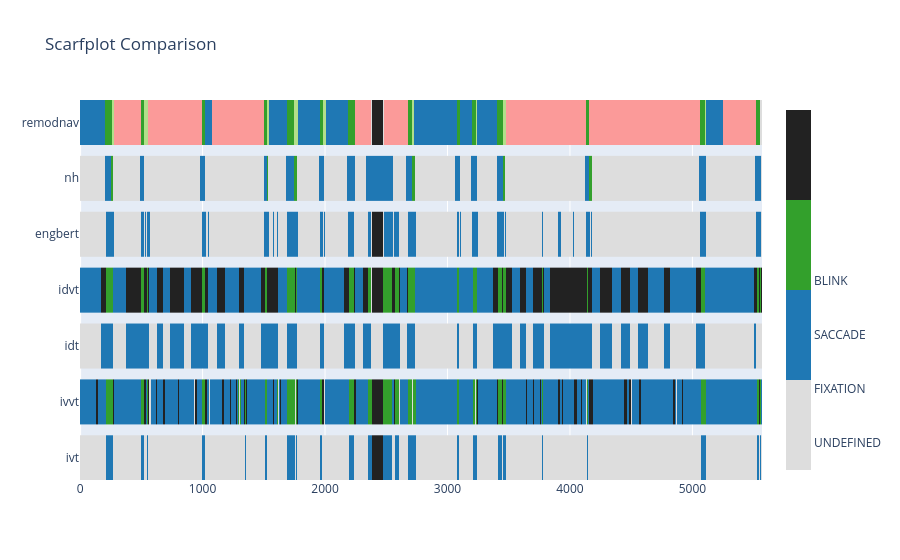

Notebook source saved alongside this figure:
### Markdown cell above
Each row is an `EventLabelEnum` value (0=UNDEFINED, 1=FIXATION, 2=SACCADE, 3=PSO, 4=SMOOTH_PURSUIT,
5=BLINK). Notice only `ivvt`, `idvt`, and `remodnav` ever produce label 4 (smooth pursuit) — the others simply
don't model that event type. A quick visual comparison (full visualization coverage is in notebooks 10-11):

### Code cell
peyes.visualize.scarfplot_comparison_figure(
    d["t"], *results.values(), names=list(results.keys()),
)

### Figure 1 — Plotly figure (JSON) as saved in the notebook; plotly's stock layout.template omitted (floating-point values rounded to 4 significant figures; data arrays with more than 128 entries replaced by an {"elided": "..."} marker saying what was removed)
{"data": [{"colorbar": {"len": 1, "thickness": 25, "ticktext": ["UNDEFINED", "FIXATION", "SACCADE", "BLINK"], "tickvals": [0.375, 1.125, 1.875, 2.625]}, "colorscale": [[0, "rgb(221, 221, 221)"], [0.25, "rgb(221, 221, 221)"], [0.25, "rgb(31, 120, 180)"], [0.5, "rgb(31, 120, 180)"], [0.5, "rgb(51, 160, 44)"], [0.75, "rgb(51, 160, 44)"], [0.75, "rgb(34, 34, 34)"], [1, "rgb(34, 34, 34)"]], "showscale": true, "type": "heatmap", "x": {"elided": "2784 float values"}, "y": [0, 1], "z": {"elided": "1x2784 int values"}, "zmax": 5, "zmin": 0}, {"colorbar": {"len": 1, "thickness": 25, "ticktext": ["UNDEFINED", "FIXATION", "SACCADE", "SMOOTH_PURSUIT", "BLINK"], "tickvals": [0.4, 1.2, 2.0, 2.8, 3.6]}, "colorscale": [[0, "rgb(221, 221, 221)"], [0.2, "rgb(221, 221, 221)"], [0.2, "rgb(31, 120, 180)"], [0.4, "rgb(31, 120, 180)"], [0.4, "rgb(51, 160, 44)"], [0.6, "rgb(51, 160, 44)"], [0.6, "rgb(251, 154, 153)"], [0.8, "rgb(251, 154, 153)"], [0.8, "rgb(34, 34, 34)"], [1, "rgb(34, 34, 34)"]], "showscale": false, "type": "heatmap", "x": {"elided": "2784 float values"}, "y": [1.25, 2.25], "z": {"elided": "1x2784 int values"}, "zmax": 5, "zmin": 0}, {"colorbar": {"len": 1, "thickness": 25, "ticktext": ["UNDEFINED", "FIXATION", "SACCADE"], "tickvals": [0.3333, 1.0, 1.667]}, "colorscale": [[0, "rgb(221, 221, 221)"], [0.3333, "rgb(221, 221, 221)"], [0.3333, "rgb(31, 120, 180)"], [0.6667, "rgb(31, 120, 180)"], [0.6667, "rgb(51, 160, 44)"], [1, "rgb(51, 160, 44)"]], "showscale": false, "type": "heatmap", "x": {"elided": "2784 float values"}, "y": [2.5, 3.5], "z": {"elided": "1x2784 int values"}, "zmax": 5, "zmin": 0}, {"colorbar": {"len": 1, "thickness": 25, "ticktext": ["UNDEFINED", "FIXATION", "SACCADE", "SMOOTH_PURSUIT", "BLINK"], "tickvals": [0.4, 1.2, 2.0, 2.8, 3.6]}, "colorscale": [[0, "rgb(221, 221, 221)"], [0.2, "rgb(221, 221, 221)"], [0.2, "rgb(31, 120, 180)"], [0.4, "rgb(31, 120, 180)"], [0.4, "rgb(51, 160, 44)"], [0.6, "rgb(51, 160, 44)"], [0.6, "rgb(251, 154, 153)"], [0.8, "rgb(251, 154, 153)"], [0.8, "rgb(34, 34, 34)"], [1, "rgb(34, 34, 34)"]], "showscale": false, "type": "heatmap", "x": {"elided": "2784 float values"}, "y": [3.75, 4.75], "z": {"elided": "1x2784 int values"}, "zmax": 5, "zmin": 0}, {"colorbar": {"len": 1, "thickness": 25, "ticktext": ["UNDEFINED", "FIXATION", "SACCADE", "BLINK"], "tickvals": [0.375, 1.125, 1.875, 2.625]}, "colorscale": [[0, "rgb(221, 221, 221)"], [0.25, "rgb(221, 221, 221)"], [0.25, "rgb(31, 120, 180)"], [0.5, "rgb(31, 120, 180)"], [0.5, "rgb(51, 160, 44)"], [0.75, "rgb(51, 160, 44)"], [0.75, "rgb(34, 34, 34)"], [1, "rgb(34, 34, 34)"]], "showscale": false, "type": "heatmap", "x": {"elided": "2784 float values"}, "y": [5, 6], "z": {"elided": "1x2784 int values"}, "zmax": 5, "zmin": 0}, {"colorbar": {"len": 1, "thickness": 25, "ticktext": ["UNDEFINED", "FIXATION", "SACCADE", "PSO"], "tickvals": [0.375, 1.125, 1.875, 2.625]}, "colorscale": [[0, "rgb(221, 221, 221)"], [0.25, "rgb(221, 221, 221)"], [0.25, "rgb(31, 120, 180)"], [0.5, "rgb(31, 120, 180)"], [0.5, "rgb(51, 160, 44)"], [0.75, "rgb(51, 160, 44)"], [0.75, "rgb(178, 223, 138)"], [1, "rgb(178, 223, 138)"]], "showscale": false, "type": "heatmap", "x": {"elided": "2784 float values"}, "y": [6.25, 7.25], "z": {"elided": "1x2784 int values"}, "zmax": 5, "zmin": 0}, {"colorbar": {"len": 1, "thickness": 25, "ticktext": ["UNDEFINED", "FIXATION", "SACCADE", "PSO", "SMOOTH_PURSUIT", "BLINK"], "tickvals": [0.4167, 1.25, 2.083, 2.917, 3.75, 4.583]}, "colorscale": [[0, "rgb(221, 221, 221)"], [0.1667, "rgb(221, 221, 221)"], [0.1667, "rgb(31, 120, 180)"], [0.3333, "rgb(31, 120, 180)"], [0.3333, "rgb(51, 160, 44)"], [0.5, "rgb(51, 160, 44)"], [0.5, "rgb(178, 223, 138)"], [0.6667, "rgb(178, 223, 138)"], [0.6667, "rgb(251, 154, 153)"], [0.8333, "rgb(251, 154, 153)"], [0.8333, "rgb(34, 34, 34)"], [1, "rgb(34, 34, 34)"]], "showscale": false, "type": "heatmap", "x": {"elided": "2784 float values"}, "y": [7.5, 8.5], "z": {"elided": "1x2784 int values"}, "zmax": 5, "zmin": 0}], "layout": {"title": {"text": "Scarfplot Comparison"}, "yaxis": {"range": [0, 8.5], "tickmode": "array", "ticktext": ["ivt", "ivvt", "idt", "idvt", "engbert", "nh", "remodnav"], "tickvals": [0.5, 1.75, 3, 4.25, 5.5, 6.75, 8]}}}
